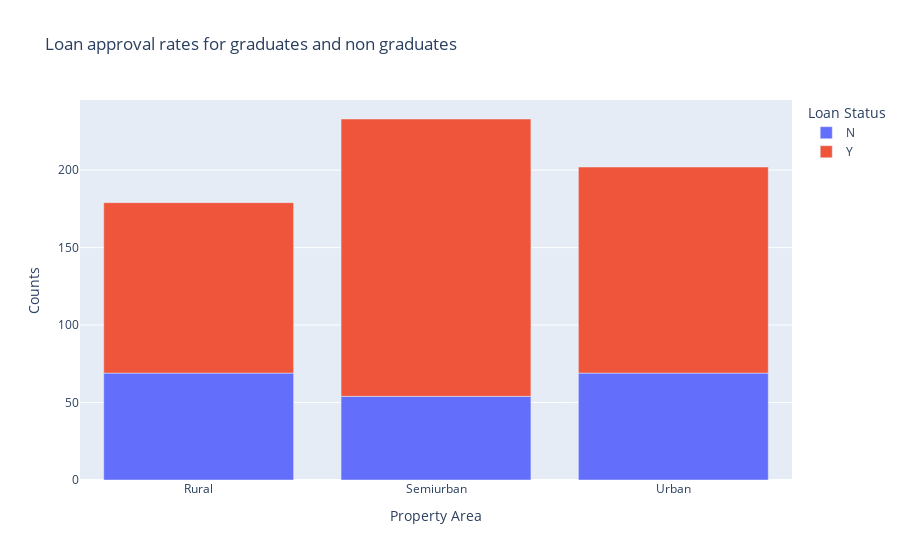

Source (notebook cell):
### Code cell
fig=px.bar(result,x='Property_Area',y='Married',
          color='Loan_Status',
          labels={'Loan_Status':'Loan Status','Married':'Counts',
                  'Property_Area':'Property Area'},
          title='Loan approval rates for graduates and non graduates')
fig.show()

### Figure 1 — Plotly figure (JSON) as saved in the notebook; plotly's stock layout.template omitted (floating-point values rounded to 4 significant figures)
{"data": [{"alignmentgroup": "True", "hovertemplate": "Loan Status=N<br>Property Area=%{x}<br>Counts=%{y}<extra></extra>", "legendgroup": "N", "marker": {"color": "#636efa", "pattern": {"shape": ""}}, "name": "N", "offsetgroup": "N", "orientation": "v", "showlegend": true, "textposition": "auto", "type": "bar", "x": ["Rural", "Semiurban", "Urban"], "xaxis": "x", "y": [69, 54, 69], "yaxis": "y"}, {"alignmentgroup": "True", "hovertemplate": "Loan Status=Y<br>Property Area=%{x}<br>Counts=%{y}<extra></extra>", "legendgroup": "Y", "marker": {"color": "#EF553B", "pattern": {"shape": ""}}, "name": "Y", "offsetgroup": "Y", "orientation": "v", "showlegend": true, "textposition": "auto", "type": "bar", "x": ["Rural", "Semiurban", "Urban"], "xaxis": "x", "y": [110, 179, 133], "yaxis": "y"}], "layout": {"autosize": true, "barmode": "relative", "legend": {"title": {"text": "Loan Status"}, "tracegroupgap": 0}, "title": {"text": "Loan approval rates for graduates and non graduates"}, "xaxis": {"anchor": "y", "autorange": true, "domain": [0, 1], "range": [-0.5, 2.5], "title": {"text": "Property Area"}, "type": "category"}, "yaxis": {"anchor": "x", "autorange": true, "domain": [0, 1], "range": [0, 245.3], "title": {"text": "Counts"}, "type": "linear"}}}
